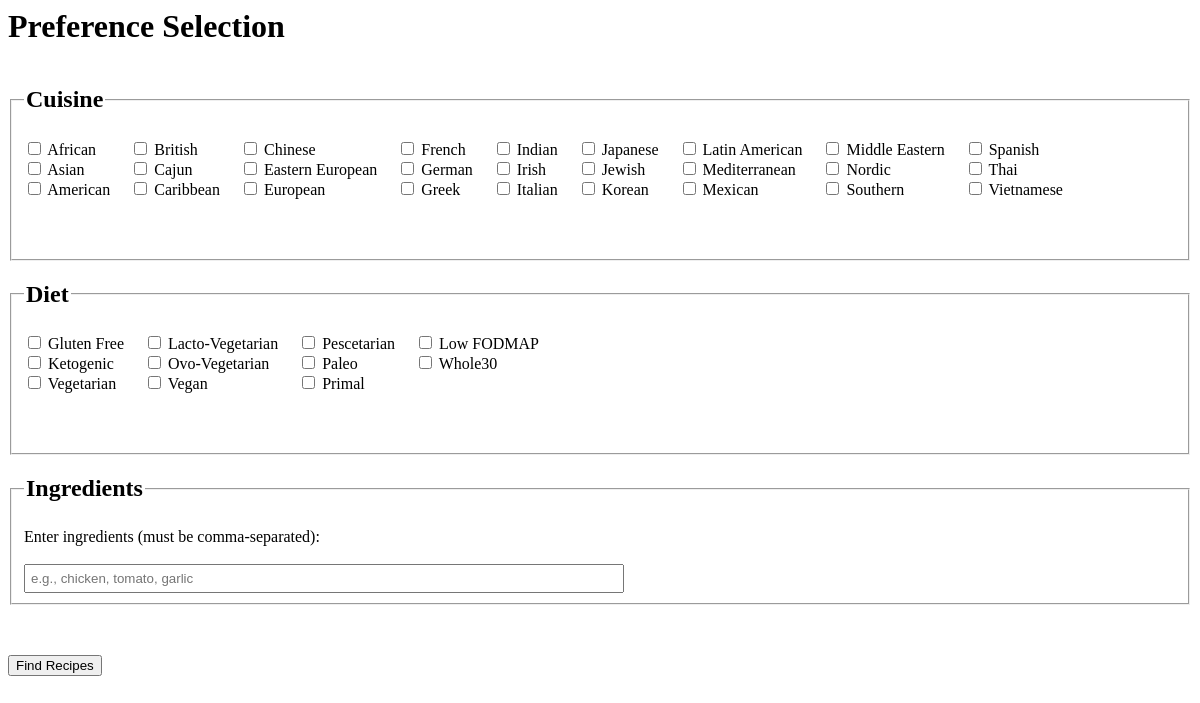
The app's page /preferences/, older data.
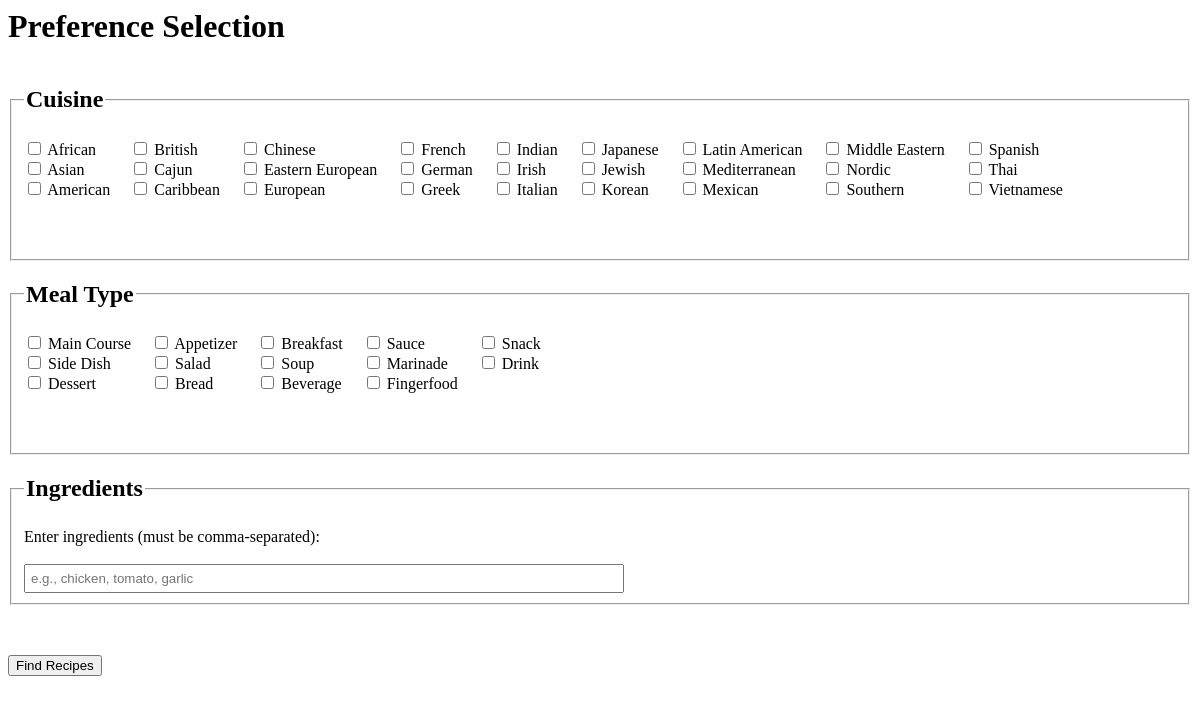
The same page, newer data.
### recipefinder/models.py (models this page shows, shortened)
class Category(models.Model):
    category_text = models.CharField(max_length=15)

class Choice(models.Model):
    category = models.ForeignKey(Category, on_delete=models.CASCADE)
    choice_text = models.CharField(max_length=30)
    selected = models.BooleanField(default=False)

### recipefinder/views.py (the view)
# urls.py: path("preferences/", views.preferences, name="preferences"),
def preferences(request):
    Choice.objects.filter(selected=True).update(selected=False)
    categories = Category.objects.all()
    return render(request, 'recipefinder/preferences.html', {'categories': categories})

### recipefinder/templates/recipefinder/preferences.html (shortened to what this page needs)
<h1>{{ "Preference Selection" }}</h1>
<form method="post" action="{% url 'recipefinder:results' %}">
    {% for category in categories %}
    {% if category.category_text != "Ingredients" and category.category_text != "Equipment" %}
        <fieldset>
            <legend><h2>{{ category.category_text }}</h2></legend>
            <div class="checkbox_container">
                {% for choice in category.choice_set.all %}
                    {% if forloop.counter0|divisibleby:3 %}
                    <div class="checkbox_column">
                    {% endif %}
                    <div class="checkbox_items">
                        <input
                            type="checkbox"
                            name="choices"
                            value="{{ choice.id }}"
                            id="choice{{ choice.id }}">
                        <label for="choice{{ choice.id }}">{{ choice.choice_text }}</label><br>
                    </div>
                    {% if forloop.counter|divisibleby:3 or forloop.last %}
                    </div>
                    {% endif %}
                {% endfor %}
            </div>
            <p>&nbsp;</p>
        </fieldset>
    {% endif %}
    {% endfor %}
    <fieldset>
        <legend><h2>Ingredients</h2></legend>
        <label for="include-ingredients">Enter ingredients (must be comma-separated):</label>
        <br><br>
        <input type="text" id="include-ingredients" name="includeIngredients" placeholder="e.g., chicken, tomato, garlic" class="long_textbox">
    </fieldset>
    <p>&nbsp;</p>
    <button type="submit">Find Recipes</button>
</form>

Row changes from the older to the newer data that the page shows:
removed Category: category_text "Diet"
removed Choice: choice_text "Gluten Free", shown under "Diet"
removed Choice: choice_text "Ketogenic", shown under "Diet"
removed Choice: choice_text "Vegetarian", shown under "Diet"
removed Choice: choice_text "Lacto-Vegetarian", shown under "Diet"
removed Choice: choice_text "Ovo-Vegetarian", shown under "Diet"
removed Choice: choice_text "Vegan", shown under "Diet"
removed Choice: choice_text "Pescetarian", shown under "Diet"
removed Choice: choice_text "Paleo", shown under "Diet"
removed Choice: choice_text "Primal", shown under "Diet"
removed Choice: choice_text "Low FODMAP", shown under "Diet"
removed Choice: choice_text "Whole30", shown under "Diet"
added Category: category_text "Meal Type"
added Choice: choice_text "Main Course", shown under "Meal Type"
added Choice: choice_text "Side Dish", shown under "Meal Type"
added Choice: choice_text "Dessert", shown under "Meal Type"
added Choice: choice_text "Appetizer", shown under "Meal Type"
added Choice: choice_text "Salad", shown under "Meal Type"
added Choice: choice_text "Bread", shown under "Meal Type"
added Choice: choice_text "Breakfast", shown under "Meal Type"
added Choice: choice_text "Soup", shown under "Meal Type"
added Choice: choice_text "Beverage", shown under "Meal Type"
added Choice: choice_text "Sauce", shown under "Meal Type"
added Choice: choice_text "Marinade", shown under "Meal Type"
added Choice: choice_text "Fingerfood", shown under "Meal Type"
added Choice: choice_text "Snack", shown under "Meal Type"
added Choice: choice_text "Drink", shown under "Meal Type"
